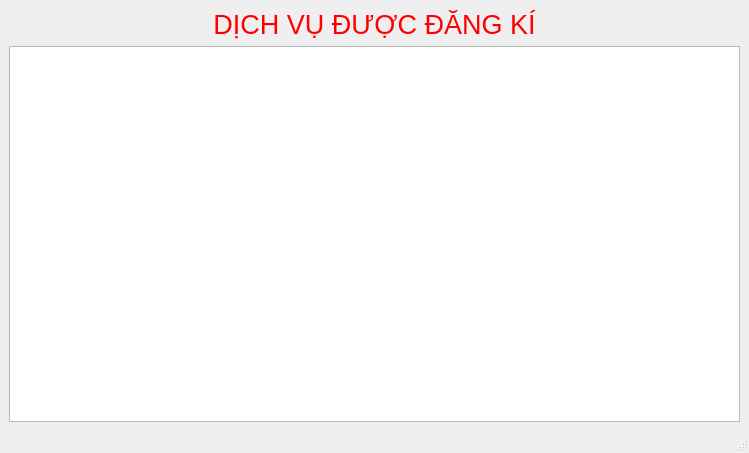
<?xml version="1.0" encoding="UTF-8"?>
<ui version="4.0">
 <class>manage_servicebebuy</class>
 <widget class="QMainWindow" name="manage_servicebebuy">
  <property name="geometry">
   <rect>
    <x>0</x>
    <y>0</y>
    <width>749</width>
    <height>453</height>
   </rect>
  </property>
  <property name="windowTitle">
   <string>MainWindow</string>
  </property>
  <widget class="QWidget" name="centralwidget">
   <layout class="QGridLayout" name="gridLayout">
    <item row="0" column="0">
     <layout class="QVBoxLayout" name="verticalLayout">
      <item>
       <widget class="QLabel" name="label">
        <property name="text">
         <string>&lt;html&gt;&lt;head/&gt;&lt;body&gt;&lt;p align=&quot;center&quot;&gt;&lt;span style=&quot; font-size:20pt; color:#ff0000;&quot;&gt;DỊCH VỤ ĐƯỢC ĐĂNG KÍ&lt;/span&gt;&lt;/p&gt;&lt;/body&gt;&lt;/html&gt;</string>
        </property>
       </widget>
      </item>
      <item>
       <widget class="QTableView" name="tableView_dvddk"/>
      </item>
     </layout>
    </item>
   </layout>
  </widget>
  <widget class="QMenuBar" name="menubar">
   <property name="geometry">
    <rect>
     <x>0</x>
     <y>0</y>
     <width>749</width>
     <height>22</height>
    </rect>
   </property>
  </widget>
  <widget class="QStatusBar" name="statusbar"/>
 </widget>
 <resources/>
 <connections/>
</ui>
